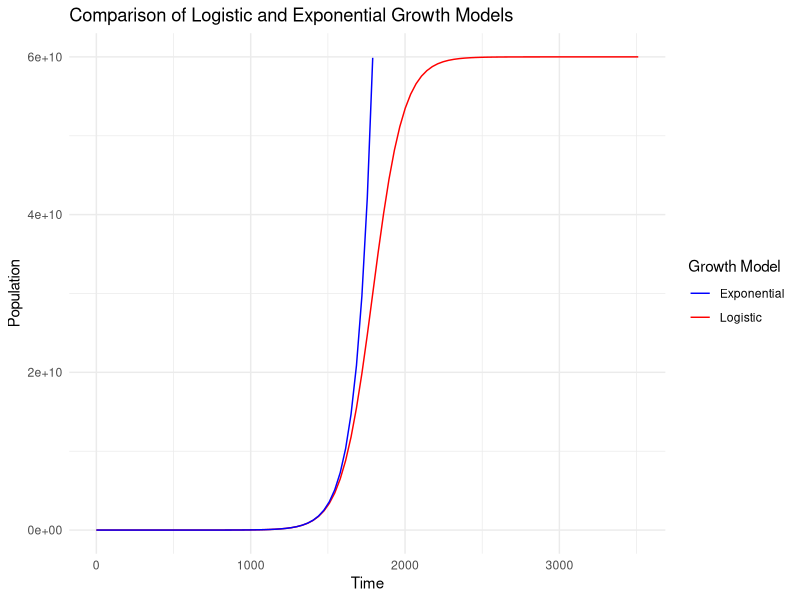

R code for this plot:
# Install and load packages
install.packages("ggplot2")
library(ggplot2)

# Load data
growth_data <- read.csv("experiment1.csv")

# Define logistic growth function
logistic_fun <- function(t) {
  N <- (N0*K*exp(r*t))/(K-N0+N0*exp(r*t))
  return(N)
}

# Define exponential growth function
exponential_fun <- function(t) {
  N <- N0*exp(r*t)
  return(N)
}

# Define population parameters
N0 <- 986.5074723 
r <- 0.0100086 
K <- 6.00e+10

# Create a plot to compare logistic and exponential models

ggplot(aes(t, N), data = growth_data) +
  geom_function(fun = logistic_fun, aes(colour = "Logistic")) +
  geom_function(fun = exponential_fun, aes(colour = "Exponential")) +
  ylim(0, 6.00e+10) +
  xlim(0, 3511) +
  labs(title = "Comparison of Logistic and Exponential Growth Models",
       x = "Time",
       y = "Population") +
  scale_color_manual(values = c(Logistic = "red", Exponential = "blue"), name = "Growth Model") +
  theme_minimal()
